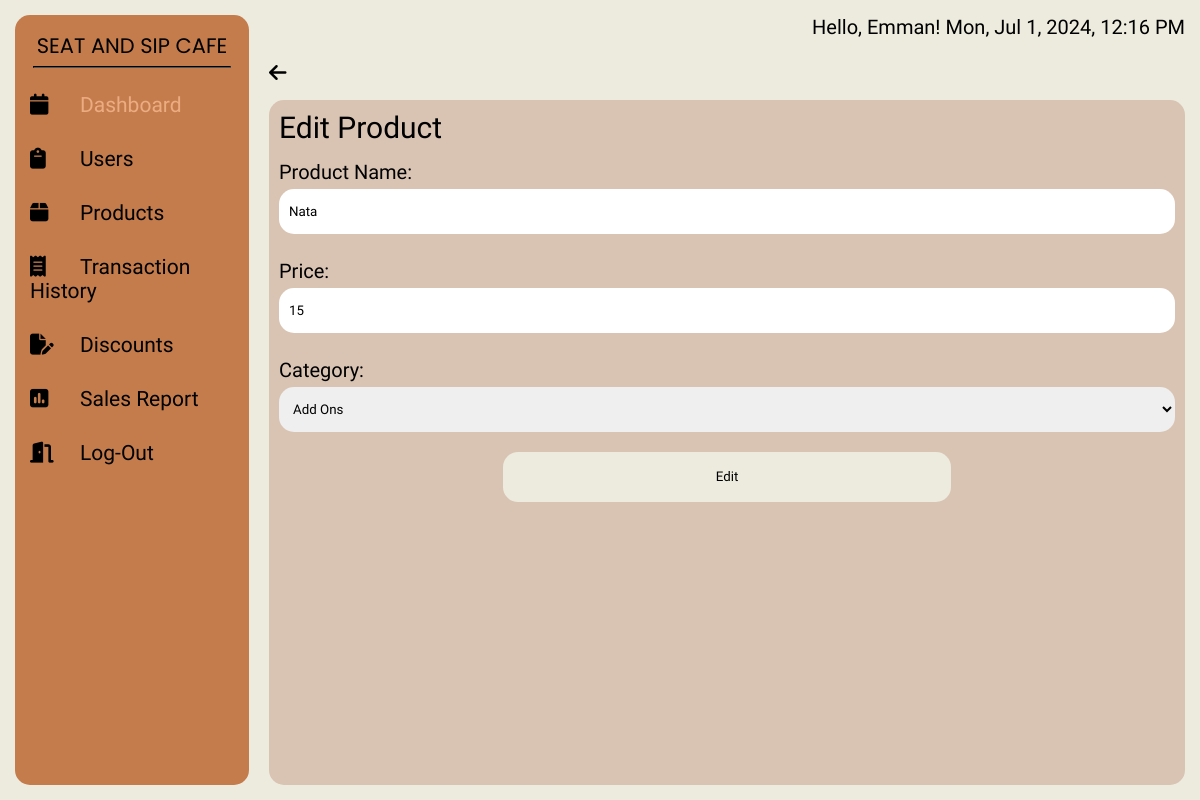
The app's page /admin/edit_product.php?id=00000044 (signed in) with its own data.
### tables this page shows
CREATE TABLE `products` (
  `product_name` varchar(50) NOT NULL,
  `price` int(11) NOT NULL,
  `category_id` int(50) NOT NULL,
  `product_id` int(8) UNSIGNED ZEROFILL NOT NULL
);

CREATE TABLE `categories` (
  `category_id` int(11) NOT NULL,
  `category_name` varchar(50) NOT NULL
);

### config-admin/admin-authentication.php (called while the page is built, shortened)
<?php
    $user = $_SESSION['user'];

### admin/edit_product.php (the view, shortened to what this page needs)
<?php
    require '../config-admin/admin-authentication.php';
    if (isset($_GET['id'])) {
        $product_id = mysqli_real_escape_string($conn, $_GET['id']);
        $sql = "SELECT products.product_id, products.product_name, products.price, categories.category_name
                FROM products
                INNER JOIN categories ON products.category_id = categories.category_id
                WHERE product_id ='$product_id'";
        $result = mysqli_query($conn, $sql);
        if ($result && mysqli_num_rows($result) > 0) {
            $row = mysqli_fetch_assoc($result);
            $product_name = $row["product_name"];
            $price = $row["price"];
            $category = $row["category_name"];
        }
    }
?>
<!DOCTYPE html>
<html lang="en">
<head>
    <link rel="stylesheet" href="../styles/edit_product.css">
</head>
<body>
    <div class="wrapper">
        <div class="sidebar">
            <h2>SEAT AND SIP CAFE</h2>
            <hr class="line">
            <nav>
                <ul>
                    <li><a href="dashboard.php" class="current"><i class="fas fa-solid fa-calendar"></i>Dashboard</a></li>
                    <li><a href="users.php" ><i class="fas fa-solid fa-clipboard"></i>Users</a></li>
                    <li><a href="products.php"><i class="fas fa-solid fa-box"></i>Products</a></li>
                    <li><a href="transaction_history.php"><i class="fas fa-solid fa-receipt"></i>Transaction History</a></li>
                    <li><a href="discounts.php"><i class="fas fa-solid fa-file-pen"></i>Discounts</a></li>
                    <li><a href="sales.php"><i class="fas fa-solid fa-square-poll-vertical"></i>Sales Report</a></li>
                    <li><a href="../config/logout.php"><i class="fas fa-solid fa-door-open"></i>Log-Out</a></li>
                </ul>
            </nav>
        </div>
        <div class="main_content">
            <div class="header">
                <div>Hello, <?php Print "$user"?>! <span id='date-time'></span></div>
            </div>
            <div class="info">
                <div class="head">
                    <a href="products.php" class="back"> <i class="fa-solid fa-arrow-left"></i> </a>
                </div>
                <div class="body">
                    <div class="edit-title">
                        <h2>Edit Product</h2>
                    </div>
                    <form  action="../config-admin/update_product.php" method="post" autocomplete="off">
                        <div class="input-box">
                            <label for="productName">Product Name:</label>
                            <input type="text" id="productName" name="productName" value="<?php echo $product_name ;?>" required>
                        </div>
                        <div class="input-box">
                            <label for="price">Price:</label>
                            <input type="number" id="price" name="price" value="<?php echo $price ;?>" required>
                        </div>
                        <div class="input-box">
                            <label for="categoryName">Category:</label>
                            <select id="categoryName" name="categoryName" value="<?php echo $category ;?>" required>
                                <option value="Add Ons" <?php echo ($category == 'Add Ons') ? 'selected' : ''; ?> >Add Ons</option>
                            </select>
                        </div>
                        <input type="submit" value="Edit" class="btn">
                    </form>
                </div>
            </div>
        </div>
    </div>
</body>
</html>

### styles/edit_product.css (style rules this page uses)
html { font-size: 62.5%; }
* { margin: 0; padding: 0; box-sizing: border-box; list-style: none; text-decoration: none; font-family: Zen Kaku Gothic New, 'Source Sans Pro'; color: black; }
body { background-color: #EDEBDE; }
.wrapper { max-width: 140em; padding: 2rem; display: grid; grid-template-columns: 20% 1fr; gap: 2rem; min-height: 100vh; min-width: 100vw; }
.wrapper .sidebar { background: #C47C4C; padding: 1.5rem 0; border-radius: 1.5rem; }
.wrapper .sidebar h2 { text-align: center; font-size: 2.7rem; font-weight: 400; color: black; font-family: Poppins, 'Source Sans Pro'; text-transform: uppercase; text-align: center; }
hr.line { margin: 5px auto; width: 85%; border-color: black; margin-bottom: 1rem; }
.wrapper .sidebar ul li { padding: 15px; font-size: 2.1rem; font-family: Zen Kaku Gothic Antique, 'Source Sans Pro'; font-weight: 400; }
.wrapper .sidebar ul li a { color: black; display: block; }
.wrapper .sidebar ul li a .fas { width: 50px; }
.wrapper .sidebar .current { color: #ECAC81; }
.wrapper .main_content { width: 100%; display: grid; gap: 1.5rem; grid-template-rows: 4% 1fr; }
.wrapper .main_content .header { text-align: right; font-size: 2rem; display: flex; justify-content: space-between; padding: 0 0 1rem 0; }
.wrapper .main_content .header div { margin-left: auto; }
.wrapper .main_content .info { font-size: 2rem; display: flex; gap: 1.5rem; flex-direction: column; }
.wrapper .main_content .info .head { display: flex; gap: 1rem; }
.wrapper .main_content .info .body { height: 100%; background: #D9C4B3; padding: 10px 10px; border-radius: 1.5rem; text-align: left; overflow-y: auto; flex: 1; }
.edit-title h2 { font-weight: 400; color: black; text-align: left; }
.input-box { margin-top: 1.5rem; width: 100%; }
.input-box input, select { width: 100%; color: black; outline: none; border: none; border-radius: 15px; padding: 1rem; margin-top: .5rem; margin-bottom: 1rem; height: 4.5rem; }
.btn { width: 50%; height: 5rem; outline: none; background-color: #EDEBDE; border: none; border-radius: 15px; cursor: pointer; margin-top: 1rem; margin-bottom: 1rem; margin-left: 50%; transform: translateX(-50%); }
@media screen and (max-width: 1400px) and (min-width: 1150px) { .wrapper { padding: 1.5rem; margin: 0; } }
@media screen and (max-width: 1350px) and (min-width: 1000px) { .wrapper .sidebar h2 { font-size: 2.1rem; } }

### records on screen
products: productName "Nata", price "15"
categories: categoryName "Add Ons"

### other values on screen
$user "Emman"
